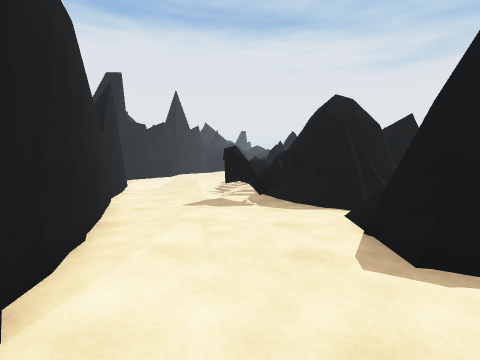
view 1 (above)

17 first-person views from a walk through a 3-D level made in the Unity game engine. The camera is 1.4 m above the floor, tilts 4° down and sees 85° across. The floor is counted in squares, 1 m on a side. Each view is taken from the middle of a square. On the plan, view 1 faces up. The plan holds only what a view shows up to about 13 squares ahead; the rest is blank. The place goes on beyond the plan. Surface patterns are stand-ins for the level's own textures.

view 2
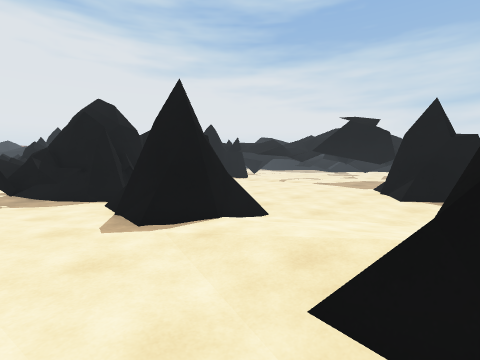

view 3
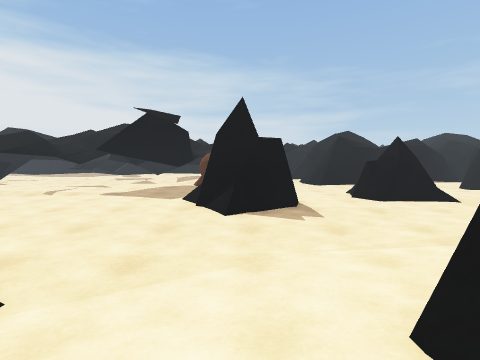

view 4
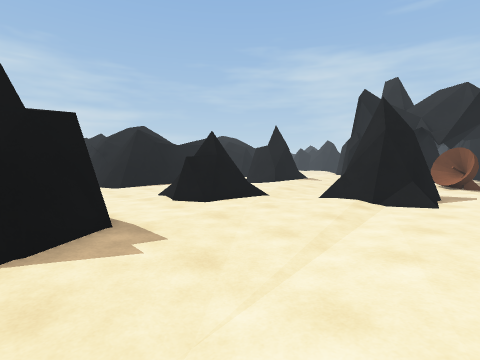

view 5
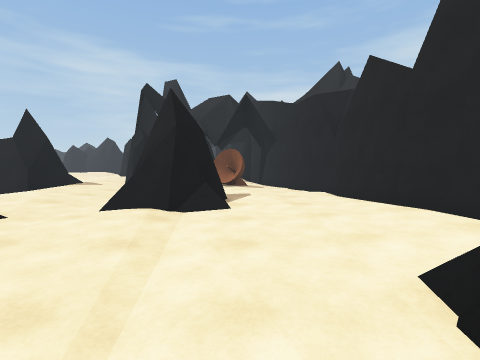

view 6
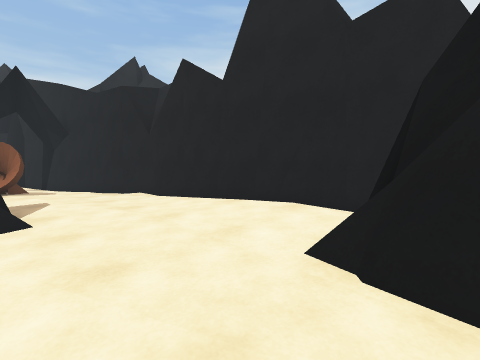

view 7
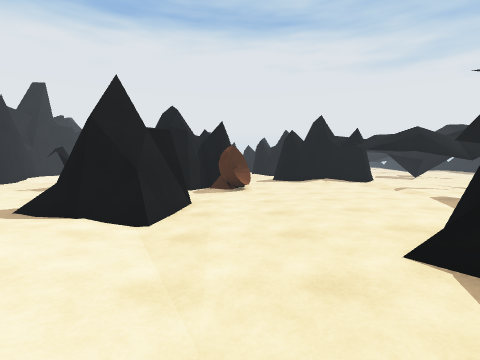

view 8
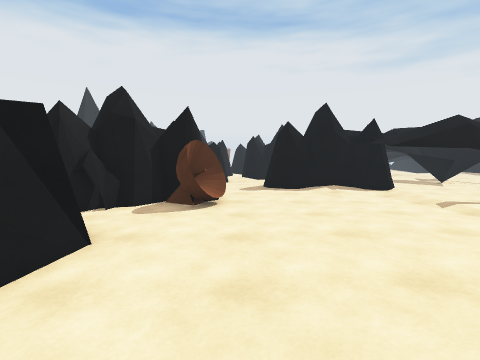

view 9
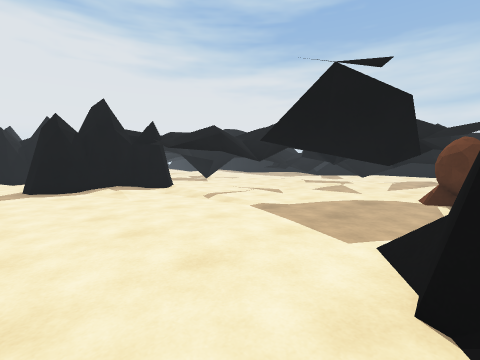

view 10
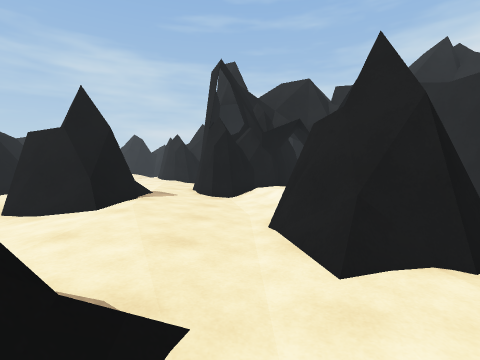

view 11
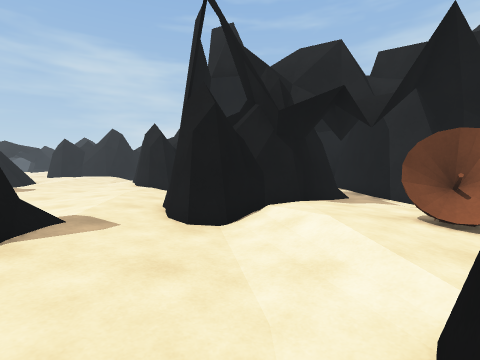

view 12
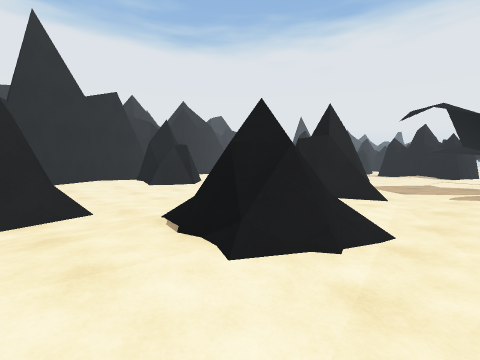

view 13
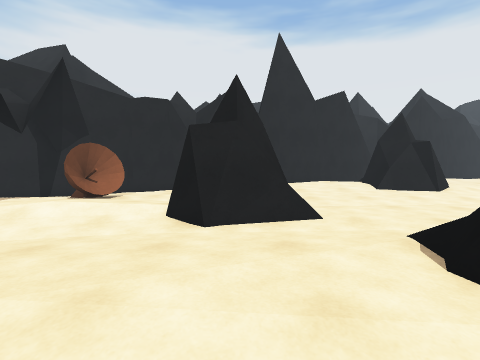

view 14
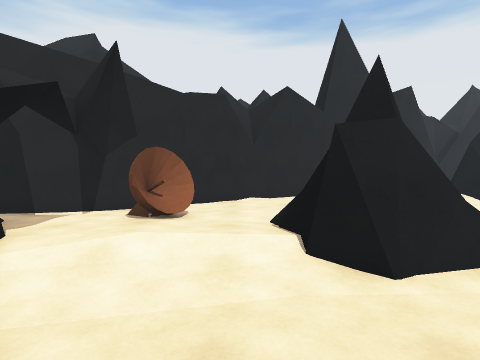

view 15
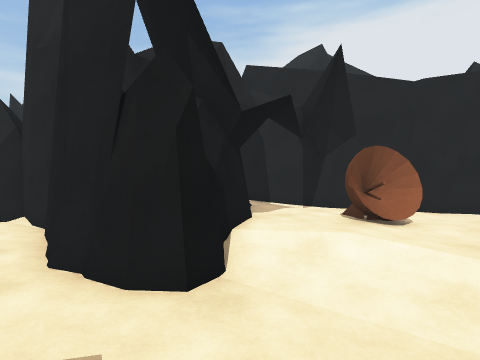

view 16
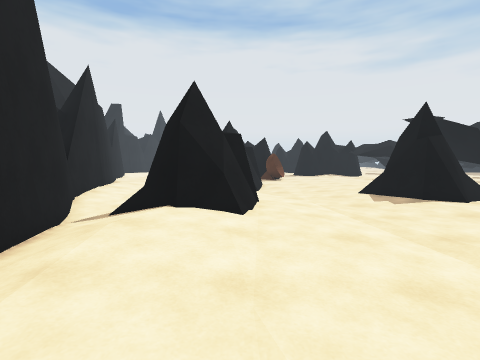

view 17
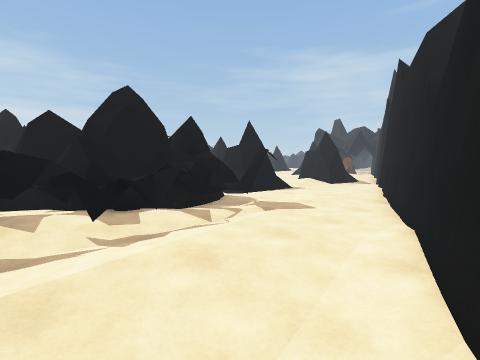

### Floor plan
Key: @ floor where view 1 was taken; # wall or solid block; x gap in a wall; . main floor; : floor 0.25 m higher than the main floor; - floor 0.25 m lower than the main floor; / step, stairs or slope; ^ raised ledge; R rock; O other object.
Columns run from 6 left of view 1 to 18 right of it. Each row starts with its distance up from view 1.
 16 / /...x    ^
 15  -....-^^ ^#
 14  -....######   ..######..
 13 #.....x^##     ....:.##..
 12 ##....^^##     ..........
 11  #....^###  #  ..........
 10  #....^#######O........ #
  9  ##...##^###.OO.......
  8   #....... ............
  7   #....... -...........
  6   ##.....R   ...........^
  5    #.....R RR...........#
  4    ##....RRRR...........#
  3    ##.....RRR............
  2     #.......---....:....O
  1     #.......---..RRRR...O
  0     ##@...:/.--..RR R....
 -1      #...R::..-..RRRR....
 -2      #.-RRRR..-...RR.....
 -3      ##- RRR..-..........
 -4       #-RRRR..-........-.
 -5       ##.::...-.....RR.-.
 -6        #:::........RRR -.
 -7        #/::........RRRR.-
 -8        # :........./RR/.-
 -9        ##:...............
-10         #.....RRRR...:..
-11         ##....R RR..::...
-12          #.... RRR..::...
-13          #....RR/....:RRR
-14          ##.....:....:RRR
-15           #....::/-..:R
-16           #-.O/::/...:R
-17           ##.OO:://#..:.
-18            #-.. :####.:..
-19            ##...##  #.:..
-20            ##..##   #.:..
-21             #. #    #....
-22             ##      #..:.
-23                     #....
-24                     ####.

Where each view was taken, in squares from view 1:
view 1: 0 up, 0 right, facing up
view 2: 2 down, 0 right, facing up-right
view 3: 0 up, 3 right, facing right
view 4: 0 up, 6 right, facing down-right
view 5: 2 down, 7 right, facing down
view 6: 3 down, 8 right, facing down-left
view 7: 3 down, 8 right, facing up
view 8: 1 up, 9 right, facing up
view 9: 1 up, 9 right, facing up-right
view 10: 6 down, 12 right, facing down
view 11: 11 down, 12 right, facing down
view 12: 11 down, 18 right, facing up-left
view 13: 11 down, 17 right, facing left
view 14: 14 down, 15 right, facing left
view 15: 14 down, 15 right, facing down-left
view 16: 11 down, 5 right, facing up
view 17: 16 up, 6 left, facing down-right
